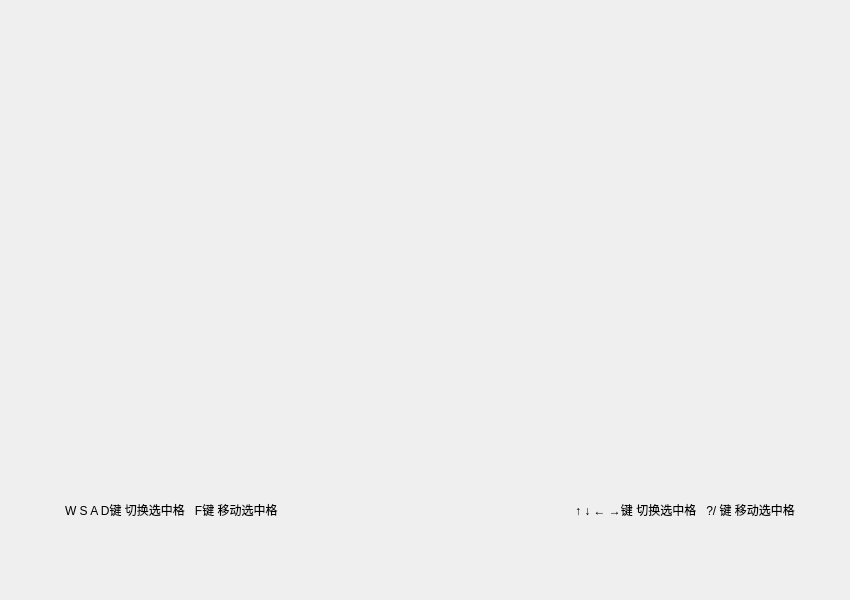
<?xml version="1.0" encoding="UTF-8"?>
<ui version="4.0">
 <class>GamePageTwo</class>
 <widget class="QWidget" name="GamePageTwo">
  <property name="geometry">
   <rect>
    <x>0</x>
    <y>0</y>
    <width>850</width>
    <height>600</height>
   </rect>
  </property>
  <property name="windowTitle">
   <string>Form</string>
  </property>
  <widget class="QLabel" name="label">
   <property name="geometry">
    <rect>
     <x>65</x>
     <y>500</y>
     <width>281</width>
     <height>19</height>
    </rect>
   </property>
   <property name="text">
    <string>W S A D键 切换选中格   F键 移动选中格</string>
   </property>
  </widget>
  <widget class="QLabel" name="label_2">
   <property name="geometry">
    <rect>
     <x>575</x>
     <y>500</y>
     <width>281</width>
     <height>19</height>
    </rect>
   </property>
   <property name="text">
    <string>↑ ↓ ← →键 切换选中格   ?/ 键 移动选中格</string>
   </property>
  </widget>
 </widget>
 <resources/>
 <connections/>
</ui>
